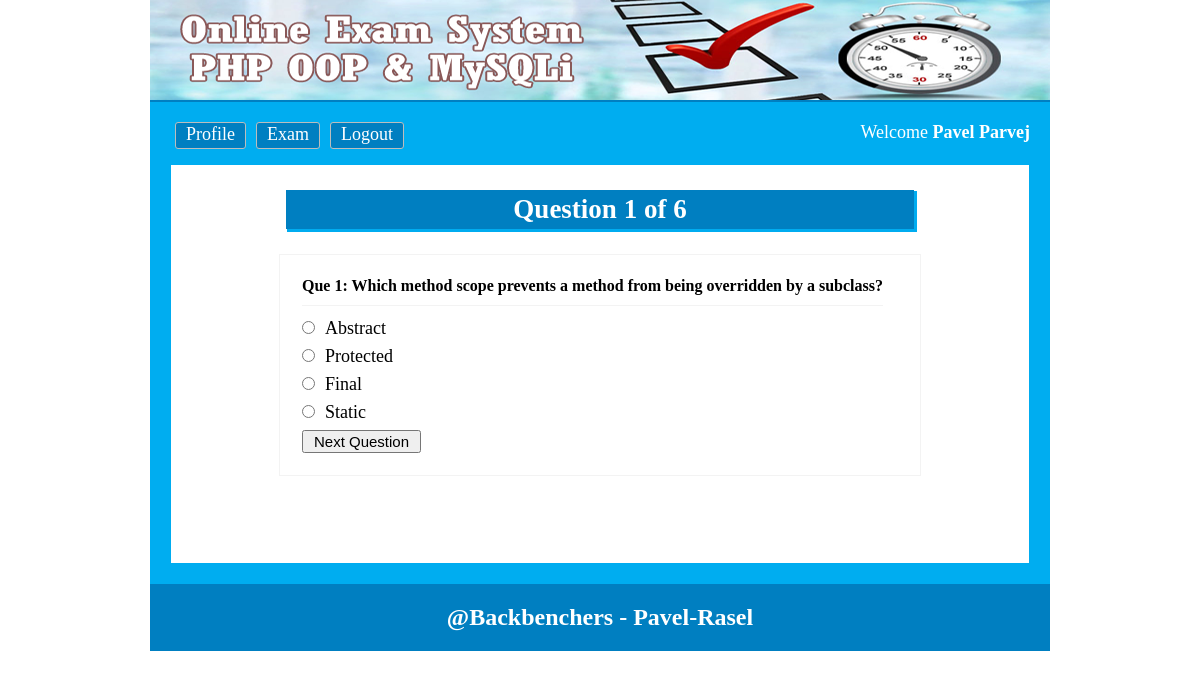
Page /test.php?q=1 (signed in) on the committed database.
### tables this page shows
CREATE TABLE `tbl_ques` (
  `quesid` int(11) NOT NULL,
  `quesno` int(11) NOT NULL,
  `ques` text NOT NULL
);

CREATE TABLE `tbl_ans` (
  `ansid` int(11) NOT NULL,
  `quesno` int(11) NOT NULL,
  `rightans` int(11) DEFAULT '0',
  `ans` text NOT NULL
);

### classes/Exam.php (called while the page is built, shortened)
<?php
    $filepath = realpath(dirname(__FILE__));
	include_once ($filepath.'/../lib/Database.php');
?>
<?php
    class Exam{
        private $db;
        public function __construct(){
        	$this->db = new Database();
        }
        public function totalQuesRows(){
            $query = "SELECT * FROM tbl_ques";
            $result = $this->db->select($query);
            $total = $result->num_rows;
            return $total;
        }
        public function getQuestionsByNumber($number){
            $query = "SELECT * FROM tbl_ques WHERE quesno = '$number'";
            $result = $this->db->select($query);
            $getdata = $result->fetch_assoc();
            return $getdata;
        }
        public function getAnswer($number){
            $query = "SELECT * FROM tbl_ans WHERE quesno = '$number'";
            $result = $this->db->select($query);
            return $result;
        }
    }

### lib/Database.php (called while the page is built, shortened)
<?php
Class Database{
	public $host   = DB_HOST;
	public $user   = DB_USER;
	public $pass   = DB_PASS;
	public $dbname = DB_NAME;
	public $link;
	private function connectDB(){
	$this->link = new mysqli($this->host, $this->user, $this->pass, $this->dbname);
 }
	public function select($query){
		$result = $this->link->query($query) or die($this->link->error.__LINE__);
		if($result->num_rows > 0){
			return $result;
		} else {
			return false;
		}
	}
}

### test.php (the view, shortened to what this page needs)
<?php
    include 'inc/header.php';
    if(isset($_GET['q'])){
        $q = (int) $_GET['q'];
        $getQ = $exm->getQuesValid($q);
        if($getQ){
        	$number = $q;
        }else{
        	echo "<script> window.location = 'exam.php'; </script>";
        }
    }else{
    	echo "<script> window.location = 'exam.php'; </script>";
    }
    $total = $exm->totalQuesRows();
    $question = $exm->getQuestionsByNumber($number);
?>
<div class="main">
<h1>Question <?php echo $question['quesno']; ?> of <?php echo $total; ?></h1>
	<div class="test">
		<form method="post" action="">
		    <table>
			    <tr>
				    <td colspan="2">
				    <h3>Que <?php echo $question['quesno']; ?>: <?php echo $question['ques']; ?></h3>
				    </td>
			    </tr>
                <?php
                    $getans = $exm->getAnswer($number);
                    if($getans){
                	    while ($result = $getans->fetch_assoc()) {
                ?>
			    <tr>
				    <td>
				    <input type="radio" name="ans" value="<?php echo $result['ansid']; ?>" /><?php echo $result['ans']; ?>
				    </td>
			    </tr>
                <?php
                	    }
                    }
                ?>
			    <tr>
			        <td>
				        <input type="submit" name="submit" value="Next Question"/>
			        </td>
			    </tr>
		    </table>
	    </form>
</div>
 </div>
<?php include 'inc/footer.php'; ?>

### css/main.css (style rules this page uses)
* { margin:0;padding:0;outline:none }
body { font-family:verdana }
input[type="submit"] { cursor: pointer; font-size: 15px; padding: 1px 10px; }
.main { background: #fff none repeat scroll 0 0; border: 1px solid #00ACF0; margin-top: 10px; min-height: 368px; padding: 15px; width: 828px; }
.main h1 { background: #007FC1 none repeat scroll 0 0; box-shadow: 2px 2px 0 1px #00ACF0; color: #fff; margin: 10px auto 25px; padding: 4px; text-align: center; width: 620px; }
.test { border: 1px solid #f3f3f3; margin: 0 auto; max-width: 600px; padding: 20px; }
.test input[type="radio"] { margin-bottom: 10px; margin-right: 10px; cursor:pointer; }
.test h3 { border-bottom: 1px solid #f3f3f3; font-size: 16px; margin-bottom: 10px; padding-bottom: 10px; }

### rows in the picture
tbl_ques: quesno "1", ques "Which method scope prevents a method from being overridden by a subclass?"
tbl_ans: ans "Abstract"
tbl_ans: ans "Protected"
tbl_ans: ans "Final"
tbl_ans: ans "Static"

### other values in the picture
Session::get('name') "Pavel Parvej"
$total "6"
